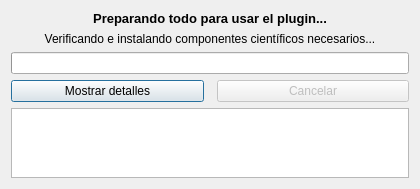
<?xml version="1.0" encoding="UTF-8"?>
<ui version="4.0">
 <class>DependencyDialog</class>
 <widget class="QDialog" name="DependencyDialog">
  <property name="geometry">
   <rect>
    <x>0</x>
    <y>0</y>
    <width>420</width>
    <height>180</height>
   </rect>
  </property>
  <property name="windowTitle">
   <string>Configuración del Entorno DRT</string>
  </property>
  <layout class="QVBoxLayout" name="verticalLayout">
   <item>
    <widget class="QLabel" name="lblMessage">
     <property name="font">
      <font>
       <pointsize>10</pointsize>
       <weight>75</weight>
       <bold>true</bold>
      </font>
     </property>
     <property name="text">
      <string>Preparando todo para usar el plugin...</string>
     </property>
     <property name="alignment">
      <set>Qt::AlignCenter</set>
     </property>
    </widget>
   </item>
   <item>
    <widget class="QLabel" name="lblStatus">
     <property name="text">
      <string>Verificando e instalando componentes científicos necesarios...</string>
     </property>
     <property name="alignment">
      <set>Qt::AlignCenter</set>
     </property>
    </widget>
   </item>
   <item>
    <widget class="QProgressBar" name="progressBar">
     <property name="value">
      <number>0</number>
     </property>
     <property name="textVisible">
      <bool>false</bool>
     </property>
    </widget>
   </item>
   <item>
    <layout class="QHBoxLayout" name="horizontalLayout">
     <item>
      <widget class="QPushButton" name="btnDetails">
       <property name="text">
        <string>Mostrar detalles</string>
       </property>
       <property name="checkable">
        <bool>true</bool>
       </property>
      </widget>
     </item>
     <item>
      <spacer name="horizontalSpacer">
       <property name="orientation">
        <enum>Qt::Horizontal</enum>
       </property>
      </spacer>
     </item>
     <item>
      <widget class="QPushButton" name="btnCancel">
       <property name="text">
        <string>Cancelar</string>
       </property>
       <property name="enabled">
        <bool>false</bool>
       </property>
      </widget>
     </item>
    </layout>
   </item>
   <item>
    <widget class="QTextEdit" name="txtDetails">
     <property name="font">
      <font>
       <family>Courier New</family>
       <pointsize>8</pointsize>
      </font>
     </property>
     <property name="readOnly">
      <bool>true</bool>
     </property>
     <property name="visible">
      <bool>false</bool>
     </property>
    </widget>
   </item>
  </layout>
 </widget>
 <resources/>
 <connections/>
</ui>
